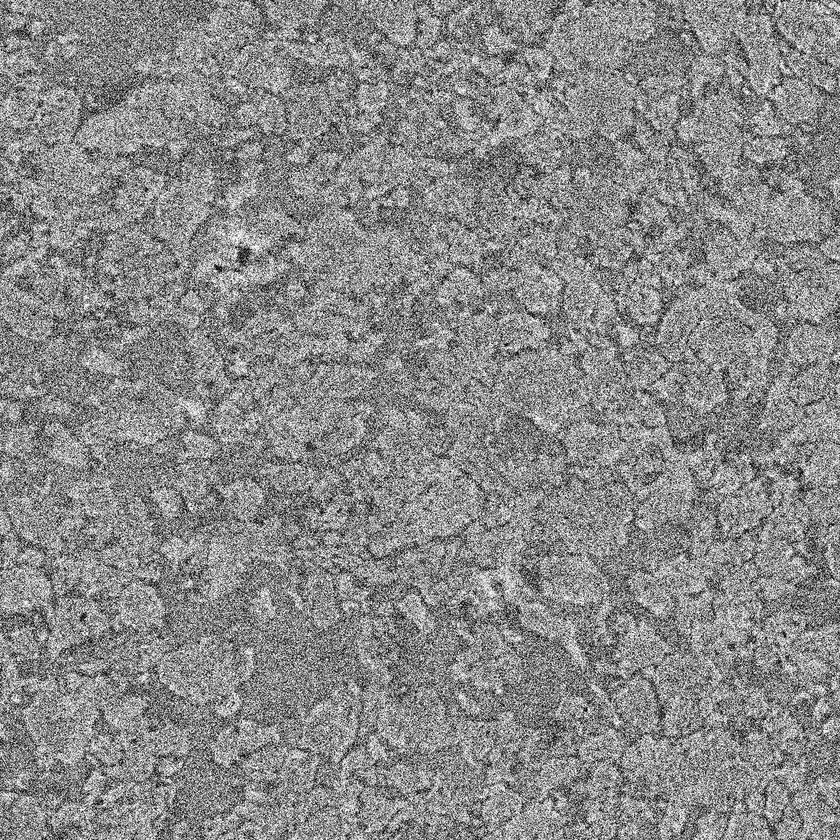
#> input picture daily/Day10_0504/Graphite_FIBSEM.jpg, 840 x 840 px, shrunk from 1100 x 1100 before the run
$ jupyter execute Denoiser_student.ipynb
#> lines starting #> are read from the running program, lines starting #| are printed output that depends on the picture
## Image denoise

#### <p style="text-align: right;"> &#9989; **put your name here** </p>

**In this file, we will build a low-pass filter using FFT.**

- Load a SEM image of a graphite electrode.
- `https://raw.githubusercontent.com/huichiayu/cmse_202_802/main/MSE590/Graphite_FIBSEM.jpg`
- Plot the image.

[cell 1]
import numpy as np
import matplotlib.pyplot as plt
from PIL import Image

# -----------------------------
# 1. Load original image
# -----------------------------
img = Image.open("Graphite_FIBSEM.jpg").convert("L")
#> img is the input picture: PIL image 840x840 L; min 0, max 255, mean 137.3
I = np.array(img, dtype=float)

# Normalize to 0–1
I_norm = I / 255.0

plt.figure(figsize=(6, 6))

plt.imshow(I_norm, cmap="gray")
plt.title("Original")
plt.axis("off")

print(I_norm.shape)
#| (840, 840)

- Use FFT to plot the spectra.

[cell 2]
# -----------------------------
# 2. FFT of noisy image
# -----------------------------
F = np.fft.fft2(I_norm)
F_shift = np.fft.fftshift(F)


plt.figure(figsize=(6, 6))

plt.imshow(np.log(1+ np.abs(F_shift)), cmap="gray")
plt.title("FFT spectrum")
plt.colorbar()
plt.axis("off")
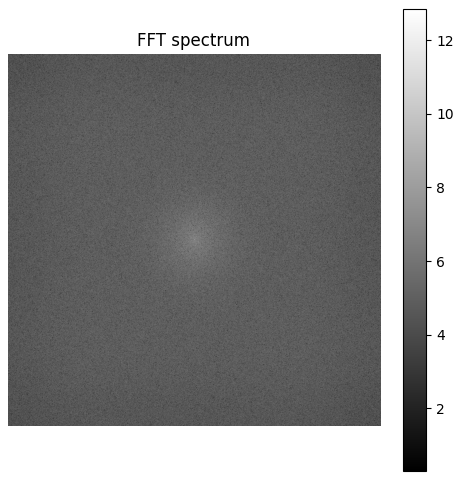
#> figure drawn by matplotlib, 2 panels

- Create a mask, where items in radius less than R will pass.

[cell 3]
# -----------------------------
# 3. Low-pass filter
# -----------------------------
rows, cols = I_norm.shape
#> rows = 840; cols = 840
crow, ccol = rows // 2, cols // 2
#> crow = 420; ccol = 420

R = 20   # cutoff radius; tune this

y, x = np.ogrid[:rows, :cols]
#> y = 840 values from 0 to 839
distance = np.sqrt((x - ccol)**2 + (y - crow)**2)

mask = distance <= R

F_filtered = F_shift * mask

- Use inverse FFT to convert the spectra (frequency domain) back to image (space domain).

[cell 4]
# -----------------------------
# 4. Inverse FFT
# -----------------------------
F_ishift = np.fft.ifftshift(F_filtered)
I_denoised = np.fft.ifft2(F_ishift)
I_denoised = np.real(I_denoised)
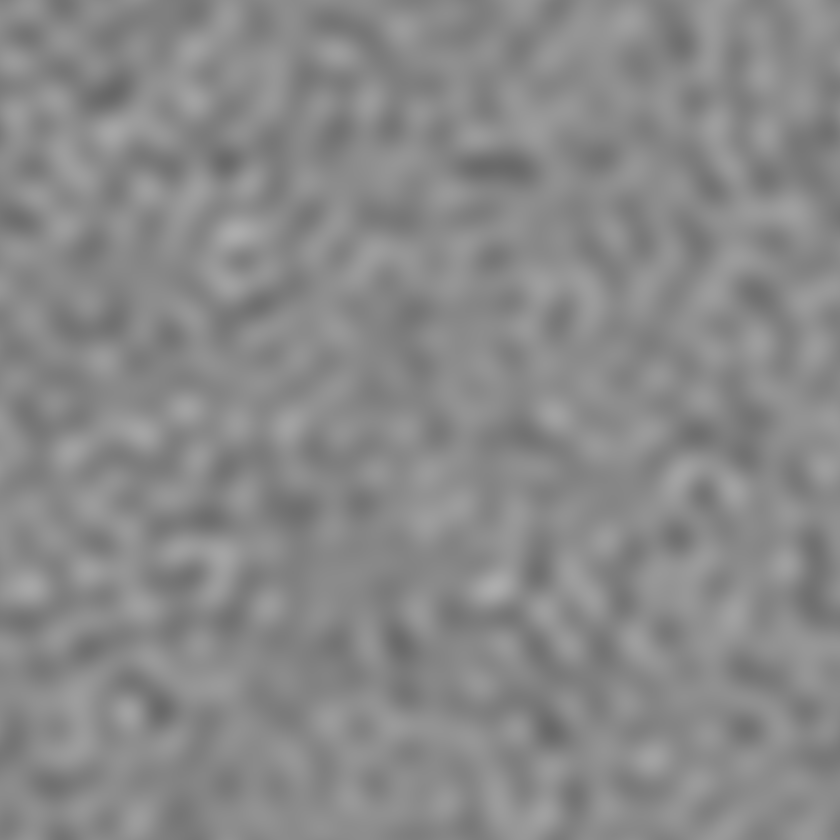
#> I_denoised: shape (840, 840) float64; min 0.405, max 0.679, mean 0.538

I_denoised = np.clip(I_denoised, 0, 1)

plt.figure(figsize=(6, 6))
plt.imshow(I_denoised, cmap="gray")
plt.title("FFT denoised")
plt.axis("off")

&#9989; Do This -- Answer these questions.
- Why `ifftshist` is need in the cell above?
- Does the denoise filter works?

---
### Other filters or denoising methods.

- Guassian smooth

[cell 5]
from scipy.ndimage import gaussian_filter

denoised_1 = gaussian_filter(I_norm, sigma=1.0)

plt.figure(figsize=(6, 6))
plt.imshow(denoised_1, cmap="gray")
plt.title("Guassian denoised")
plt.axis("off")

[cell 6]
from scipy.ndimage import median_filter

denoised_2 = median_filter(I_norm, size=3)

plt.figure(figsize=(6, 6))
plt.imshow(denoised_2, cmap="gray")
plt.title("Median filter")
plt.axis("off")

&#9989; Do This -- Answer this question.
- What is a median filter?

[cell 7]
from skimage.restoration import denoise_nl_means, estimate_sigma
import numpy as np

sigma_est = np.mean(estimate_sigma(I_norm, channel_axis=None))
#> sigma_est = 0.162

denoised_3 = denoise_nl_means(
    I_norm,
    h=1.15 * sigma_est,
    fast_mode=True,
    patch_size=5,
    patch_distance=6
)
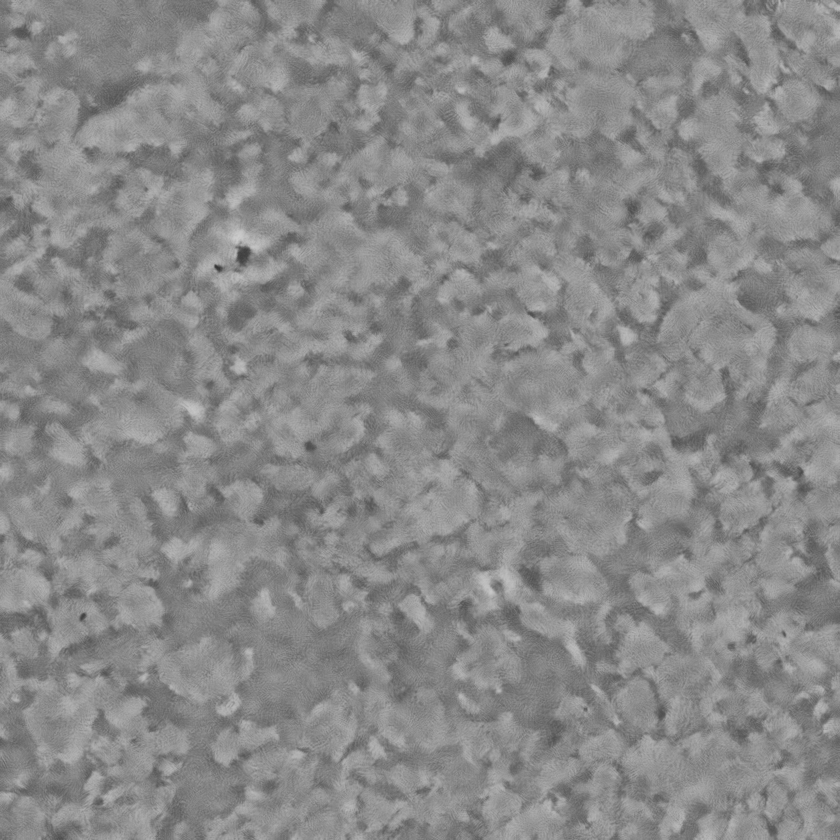
#> denoised_3: shape (840, 840) float64; min 0.206, max 0.803, mean 0.54

plt.figure(figsize=(6, 6))
plt.imshow(denoised_3, cmap="gray")
plt.title("Non-local means")
plt.axis("off")

[cell 8]
from skimage.restoration import denoise_bilateral

denoised_4 = denoise_bilateral(I_norm, sigma_color=0.05, sigma_spatial=3)

plt.figure(figsize=(6, 6))
plt.imshow(denoised_3, cmap="gray")
plt.title("Bilateral filter")
plt.axis("off")

[cell 9]
from skimage.restoration import denoise_tv_chambolle

denoised_5 = denoise_tv_chambolle(I_norm, weight=0.1)

plt.figure(figsize=(6, 6))
plt.imshow(denoised_3, cmap="gray")
plt.title("Total Variation")
plt.axis("off")
